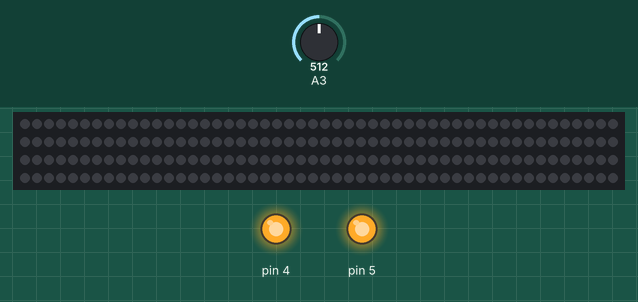
Recording of a sketch running on a simulated Arduino Uno, built with avr-gcc and run on an emulated ATmega328P. Shown: 200 RGB LEDs in strip order, left to right, continuing on the next row, output pins drawn as LEDs (lit = HIGH). The test bench sets the inputs (shaded band); at power-on: A3 = 512.

Above: at 1.2 s.
1.3 s: A3 set to 683
2.8 s: A3 set to 715
At 3.2 s:
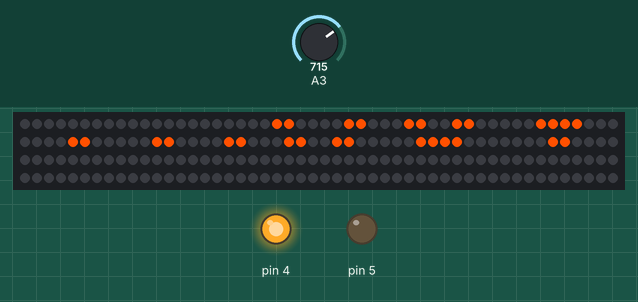
At 3.69 s:
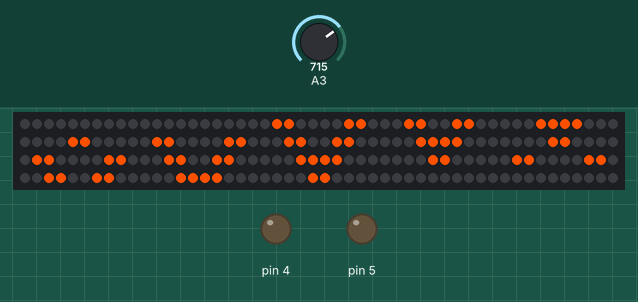
Timing chart, 0 to 10.6 s (numbered marks = the images above; inputs shaded):
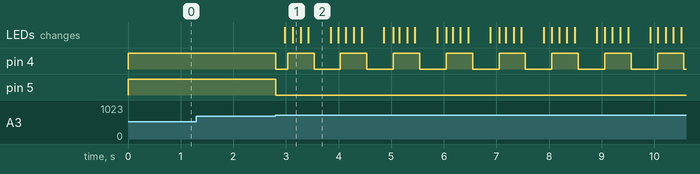

Measured:
- the behaviour switches between 700 and 701 on A3 (found by bisection; images 0 and 1)
- after the input at 1.3 s, every drawn part: stays the same
- after the input at 2.8 s, pin 4: HIGH → LOW at once, then repeats every 1.0 s: HIGH 0.50 s, LOW 0.50 s; pin 5: HIGH → LOW at once; the LEDs: first change after 0.18 s (image 1 shows a later state)
- what the display in image 2 shows lasts 0.4 s, from 3.4 s to 3.8 s

The sketch:

tailLight2.ino
```cpp
#include <FastLED.h>
#define LED_PIN     6
#define NUM_LEDS    200
CRGB leds[NUM_LEDS];
bool rightLightArrow2[20][10] = {{0,0,0,0,0,0,0,0,0,0},
                                {0,0,0,0,0,0,0,0,0,0},
                                {0,0,0,0,1,1,0,0,0,0},
                                {0,0,0,1,1,1,1,0,0,0},
                                {0,0,1,1,0,0,1,1,0,0},
                                {0,1,1,0,0,0,0,1,1,0},
                                {0,0,0,0,1,1,0,0,0,0},
                                {0,0,0,1,1,1,1,0,0,0},
                                {0,0,1,1,0,0,1,1,0,0},
                                {0,1,1,0,0,0,0,1,1,0},
                                {0,0,0,0,1,1,0,0,0,0},
                                {0,0,0,1,1,1,1,0,0,0},
                                {0,0,1,1,0,0,1,1,0,0},
                                {0,1,1,0,0,0,0,1,1,0},
                                {0,0,0,0,1,1,0,0,0,0},
                                {0,0,0,1,1,1,1,0,0,0},
                                {0,0,1,1,0,0,1,1,0,0},
                                {0,1,1,0,0,0,0,1,1,0},
                                {0,0,0,0,0,0,0,0,0,0},
                                {0,0,0,0,0,0,0,0,0,0}};

int step = 0;
long siteLightTime = 0;
long siteLightBlingTime = 0;
// long zAxisDebounceTime = 0;
// bool zAxisDebounce = true;
bool siteLightBling = true;
bool lightOn = true;
bool lightDebounce = true;
bool lightOpenR = false;
bool lightOpenL = false;
void setup() {
  Serial.begin(9600);
  FastLED.addLeds<WS2812, LED_PIN, GRB>(leds, NUM_LEDS);
  FastLED.setBrightness(255);
  pinMode(4,OUTPUT);
  pinMode(5,OUTPUT);
  // 4 is right,and 5 is left.
  pinMode(7,INPUT);
}
void loop() {
  // ----- tailLightStepControl -----
  if (millis()-siteLightTime > 35){
    siteLightTime = millis();
    if (lightOpenR || lightOpenL){
      if (step < 19) step++;
      else{
        step = 0;
        delay(300);
        FastLED.clear();
      }
    }
  }
  // --------------------------------

  if (millis()-siteLightBlingTime > 500) {
    siteLightBlingTime = millis();
    siteLightBling = !siteLightBling;
  }

  // if (millis()-zAxisDebounceTime > 20) {
  //   zAxisDebounceTime = millis();
  //   Serial.println(digitalRead(7));
  //   if (!digitalRead(7) && zAxisDebounce) {
  //     zAxisDebounce = false;
  //     lightOn = !lightOn;
  //   } else if (digitalRead(7) && !zAxisDebounce) {
  //     zAxisDebounce = true;
  //   }
  // }

  if (analogRead(A3) > 700 && lightDebounce) {
    lightDebounce = false;
     if (lightOpenL) {
      lightOpenR = false;
      lightOpenL = false;
      FastLED.clear();
    } else {
      lightOpenR = true;
      lightOpenL = false;
    }
  } else if (analogRead(A3) < 300 && lightDebounce) {
    lightDebounce = false;
    if (lightOpenR) {
      lightOpenR = false;
      lightOpenL = false;
      FastLED.clear();
    } else {
      lightOpenR = false;
      lightOpenL = true;
    }
  } else if (analogRead(A3) <= 700 && analogRead(A3) >= 300 && !lightDebounce) {
    lightDebounce = true;
    FastLED.clear();
  }

  if (lightOpenR) {
    digitalWrite(4,siteLightBling);
    digitalWrite(5,LOW);
    //  ----- tailLight -----
    for (int j=0;j<10;j++){
      if (rightLightArrow2[19-step][j] == 1){
        leds[j+10*(step)] = CRGB ( 255, 80, 0);
      }
    }
    if ((step-1)%4 == 0){
      FastLED.show();
    }
    //  ----- tailLight end -----
  } else if (lightOpenL) {
    digitalWrite(4,LOW);
    digitalWrite(5,siteLightBling);
    //  ----- tailLight -----
    for (int j=0;j<10;j++){
      if (rightLightArrow2[19-step][j] == 1){
        leds[j+10*(19-step)] = CRGB ( 255, 80, 0);
      }
    }
    if ((step-1)%4 == 0){
      FastLED.show();
    }
    //  ----- tailLight end -----
  } else {
    if (lightOn) {
      digitalWrite(4,HIGH);
      digitalWrite(5,HIGH);
    } else {
      digitalWrite(4,LOW);
      digitalWrite(5,LOW);
    }
    FastLED.clearData();
    FastLED.show();
  }


}
```
